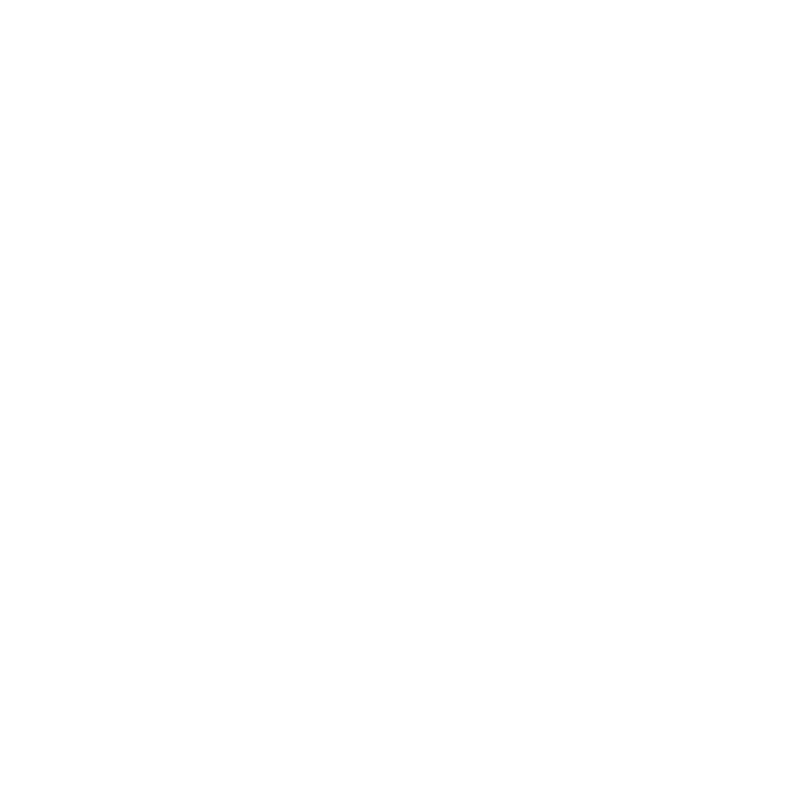
Frame 1 (no input)
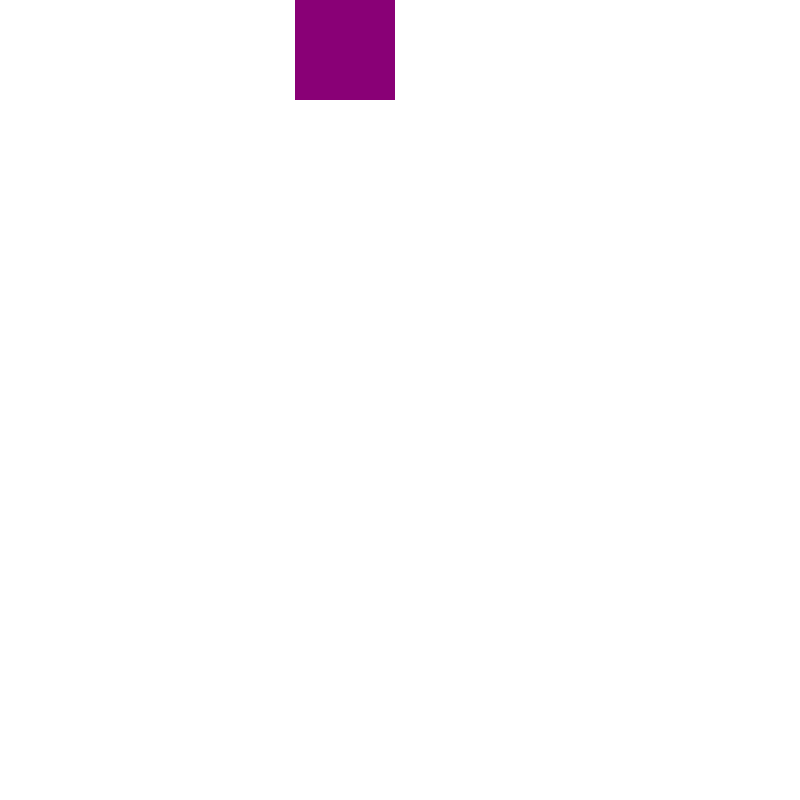
Frame 60 (the mouse pressed at the canvas centre just before this capture)
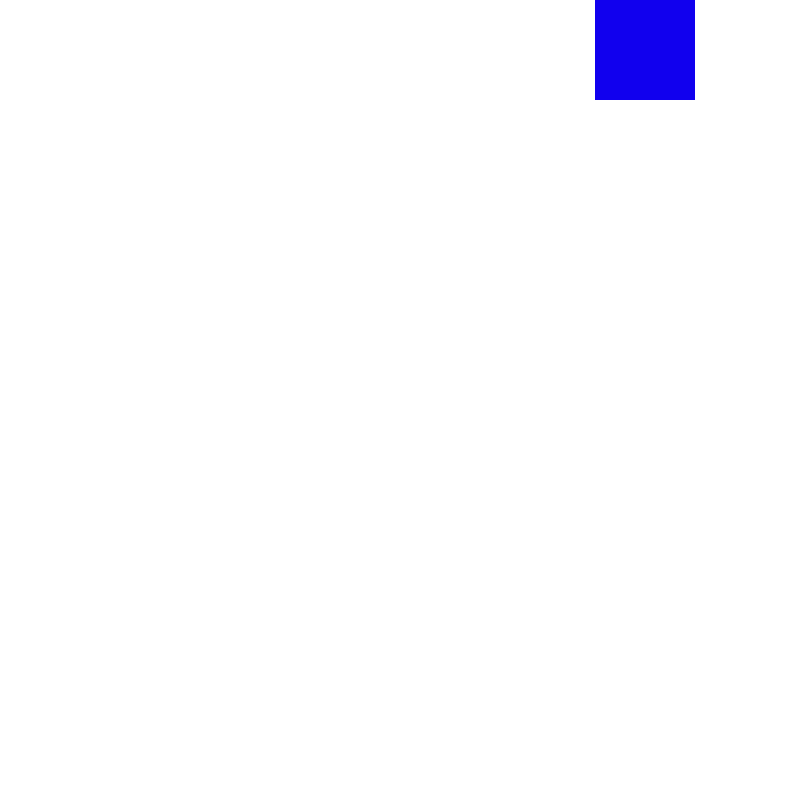
Frame 120 (the mouse held since frame 60 and released just before this capture)

The Processing sketch that drew these frames (run headless with seeded random() and noise(); from frame 60 on, the mouse is pressed at the canvas centre):

// Processing sketch: spinny_square
// ── spinny_square.pde
void setup(){
  size(800,800);
  background(255);
}
int x = 0;
int y = 0;
int colourX = 255;
int colourY = 0;
int colourZ = 0;

void draw(){
  background(255);
  noStroke();
  //fill(255,0,255);
  rect(x,y,100,100);
  
  if(x < (width-100) && y < 1){ //if the square isn't touching the right side and is touching the top, move right
    x+=5;
    fill(colourX-=2, colourZ, colourY+=2);
  }
  if(x == (width-100) && y < (height-100)){ //if the square is touching the right side and not touching the bottom, move down
    y+=5;
    fill(colourX,colourZ+=2,colourY-=2);
  }
  if (x > 0 && y == (height-100)){ //if the square is touching the bottom side and not the left, move left
    x-=5;
    fill(colourX+=2,colourZ,colourY);
  }
  if (x == 0 && y > 0 && y-1 < y){ //if the square is touching the left side and not the top, move up
    y-=5;
    fill(colourX,colourZ-=2,colourY);
  }
}
